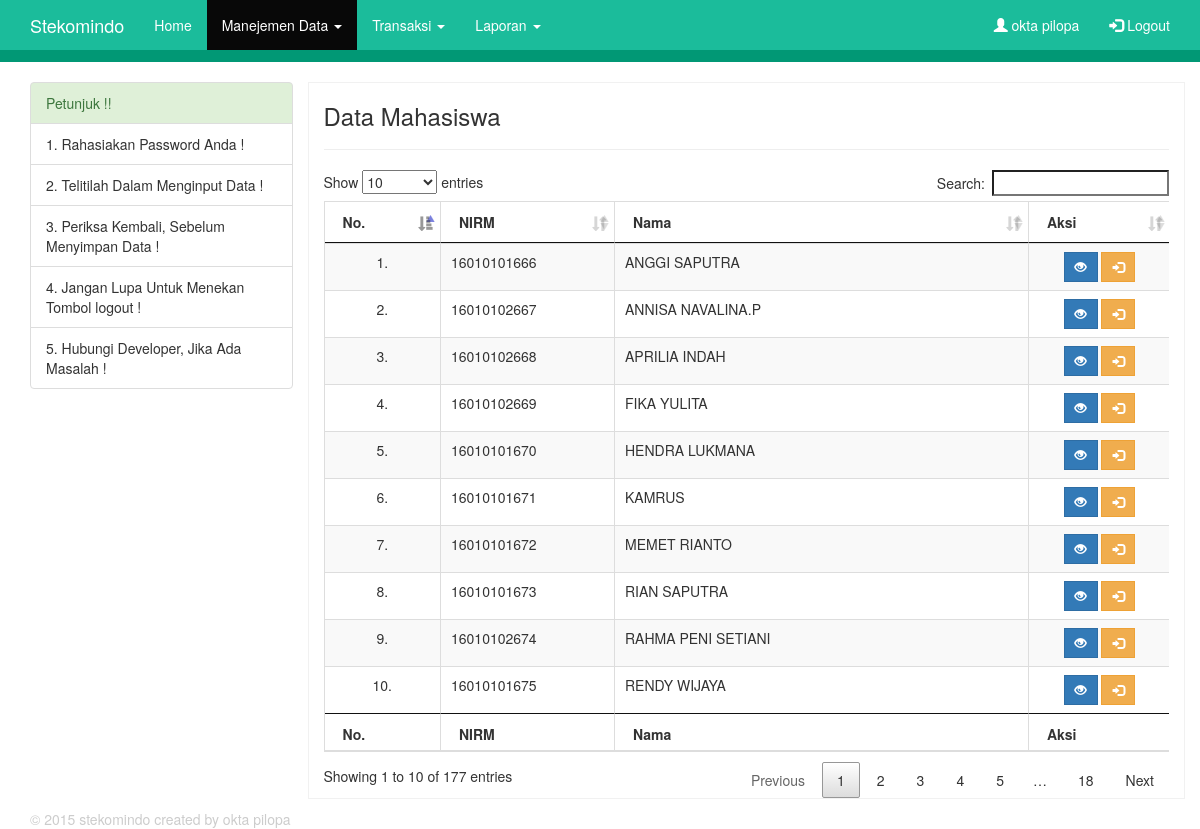
The app's page /admin.php?page=mahasiswa (signed in) with its own data.
### tables this page shows
CREATE TABLE `mahasiswa` (
  `id` int(11) NOT NULL AUTO_INCREMENT,
  `nirm` varchar(25) NOT NULL,
  `nama` varchar(100) NOT NULL,
  `tempat_lahir` varchar(50) DEFAULT NULL,
  `tanggal_lahir` date DEFAULT NULL,
  `jenis_kelamin` varchar(50) DEFAULT NULL,
  `agama` varchar(25) DEFAULT NULL,
  `no_hp` varchar(20) NOT NULL,
  `alamat` text NOT NULL,
  `asal_sekolah` varchar(50) NOT NULL,
  `tahun_lulus` varchar(5) NOT NULL,
  `alamat_sekolah` varchar(255) DEFAULT NULL,
  `tahun_masuk_kuliah` varchar(10) NOT NULL,
  `id_kelas` varchar(25) NOT NULL,
  `nama_ayah` varchar(255) NOT NULL,
  `nama_ibu` varchar(255) NOT NULL,
  PRIMARY KEY (`id`)
);

### sideServer/class.php (called while the page is built, shortened)
<?php
class koneksi{
	function __construct(){
		$this->mysqli=new MySQLi(HOST,USER,PASSWORD,DB_NAME);
	}
}
class mahasiswa extends koneksi{
	public function tampil(){
		$tampil=$this->mysqli->query("select * from mahasiswa");
		while($row=$tampil->fetch_array())
		$data[]=$row;
		return @$data;
	}
}
?>

### admin.php (the view, shortened to what this page needs)
<?php
$page=@addslashes($_GET['page']);
include'sideServer/class.php';
$mhs=new mahasiswa();
?>
<!DOCTYPE html>
<html lang="en">
<head>
<link rel="stylesheet" href="bootstrap-3.3.5-dist/css/bootstrap.min.css"/>
<link rel="stylesheet" href="style.css"/>
<link rel="stylesheet" href="dataTables/media/css/dataTables.bootstrap.min.css"/>
<link rel="stylesheet" href="dataTables/media/css/jquery.dataTables.min.css"/>
</head>
<body>
<nav class="navbar navbar-inverse" style="border-radius:0px; background:#1BBC9B; border-left:none; border-right:none; border-top:none; border-bottom:solid 12px #019875;" >
  <div class="container" >
    <div class="navbar-header">
      <a class="navbar-brand" href="#" style="color:#fff;">Stekomindo</a>
    </div>
    <div>
      <ul class="nav navbar-nav">
        <li class="<?=$page == "" || $page == null || $page == "home" ? 'active' : ''?>"><a href="admin.php?page=home" style="color:#fff;">Home</a></li>
        <li class="dropdown <?=$page == 'user' || $page == 'pembayaran' || $page == 'mahasiswa' || $page == 'trx' ? 'active' : ''?>">
        <a class="dropdown-toggle" data-toggle="dropdown" href="#" style="color:#fff;">Manejemen Data
          <span class="caret"></span></a>
         </li>
        <li  class="dropdown <?=$page == "transaksi" ? 'active' : ''?>">
        <a href="#" style="color:#fff;" class="dropdown-toggle" data-toggle="dropdown" >Transaksi <span class="caret"></span></a>
        </li>
        <li class="dropdown <?=$page == "lapPerHari" || $page == "lapPerTahun" || $page == "lapPerBulan" ? 'active' : ''?>"><a href="#" style="color:#fff;" class="dropdown-toggle" data-toggle="dropdown" >Laporan <span class="caret"></span></a>
        </li>
      </ul>
      <ul class="nav navbar-nav navbar-right">
        <li><a href="#" style="color:#fff;"><span class="glyphicon glyphicon-user"></span> <?php echo $_SESSION['nama'];?></a></li>
        <li><a href="sideServer/actLogin.php?aksi=logout" style="color:#fff;"><span class="glyphicon glyphicon-log-in"></span> Logout</a></li>
      </ul>
    </div>
  </div>
</nav>
<div class="container">
	<div class="row">
  		<div class="col-sm-3">
            <ul class="list-group">
          <li class="list-group-item list-group-item-success">Petunjuk !!</li>
  				<li class="list-group-item">1. Rahasiakan Password Anda !</li>
  				<li class="list-group-item">2. Telitilah Dalam Menginput Data !</li>
  				<li class="list-group-item">3. Periksa Kembali, Sebelum Menyimpan Data !</li>
  				<li class="list-group-item">4. Jangan Lupa Untuk Menekan Tombol logout !</li>
          <li class="list-group-item ">5. Hubungi Developer, Jika Ada Masalah !</li>
			     </ul>
        </div>
        <div class="col-md-9" style="border:solid thin #f1f1f1; min-height: 400px">
            <?php
			if($page=='mahasiswa'){
				?>
                <h3>Data Mahasiswa</h3><hr/>
                <div class="table-responsive" style="margin-top:10px;">
  					<table class="table table-bordered table-hover table-striped" id="tabelUser">
                    	<thead>
      						<tr>
        						<th>No.</th>
        						<th>NIRM</th>
        						<th>Nama</th>
                                <th>Aksi</th>
      						</tr>
    					</thead>
   						<tbody>
                        <?php
						$tampil=$mhs->tampil();
						$hitung=count($tampil);
						if($hitung>0){
							$no=1;
							foreach ($tampil as $data){
								?>
                                <tr>
                                	<td align="center"><?php echo $no++;?>.</td>
                                    <td><?php echo $data['nirm'];?></td>
                                    <td><?php echo $data['nama'];?></td>
                                    <td align="center">
                                    <button name="<?php echo $data['nirm'];?>" type="button" class="btn btn-primary btn-sm" id="detailMhs" data-toggle="modal" data-target="#modaldetailMahasiswa"><span class="glyphicon glyphicon-eye-open"></span> </button>
                                    <?php
									$rand='0123456789';
									$rand=str_shuffle($rand);
									$rand=str_shuffle($rand);
									$rand=substr($rand,0,10);
									?>
                                    <a href="admin.php?page=transaksi&invoice=<?php echo $rand;?>&nirm=<?php echo $data['nirm'];?>&idPetugas=<?php echo $_SESSION['username'];?>" name="<?php echo $data['nirm'];?>"  class="btn btn-warning btn-sm" id="trxMhs" target="_blank"><span class="glyphicon glyphicon-log-in"></span> </a>
                                    </td>
                                </tr>
                                <?php
							}
						}
						?>
    					</tbody>
                        <tfoot>
       							<th>No.</th>
        						<th>NIRM</th>
        						<th>Nama</th>
                                <th>Aksi</th>
      					</tfoot>
  					</table>
				</div>
                <?php
			}
			?>
        </div>
	</div>
</div>
<div class="container" style="margin-top:10px;">
    <div class="row">
    	<div class="col-sm-12" style="color:#ccc;">
        	&copy; 2015 stekomindo created by okta pilopa
        </div>
    </div>
</div>
</body>
</html>

### style.css (style rules this page uses)
a { color:#fff; }

### admin.php (style rules this page uses)
.btn { border-radius: 0px; }

### records on screen
mahasiswa: nirm "16010101666", nama "ANGGI SAPUTRA"
mahasiswa: nirm "16010102667", nama "ANNISA NAVALINA.P"
mahasiswa: nirm "16010102668", nama "APRILIA INDAH"
mahasiswa: nirm "16010102669", nama "FIKA YULITA"
mahasiswa: nirm "16010101670", nama "HENDRA LUKMANA"
mahasiswa: nirm "16010101671", nama "KAMRUS"
mahasiswa: nirm "16010101672", nama "MEMET RIANTO"
mahasiswa: nirm "16010101673", nama "RIAN SAPUTRA"
mahasiswa: nirm "16010102674", nama "RAHMA PENI SETIANI"
mahasiswa: nirm "16010101675", nama "RENDY WIJAYA"

### other values on screen
$_SESSION['nama'] "okta pilopa"
